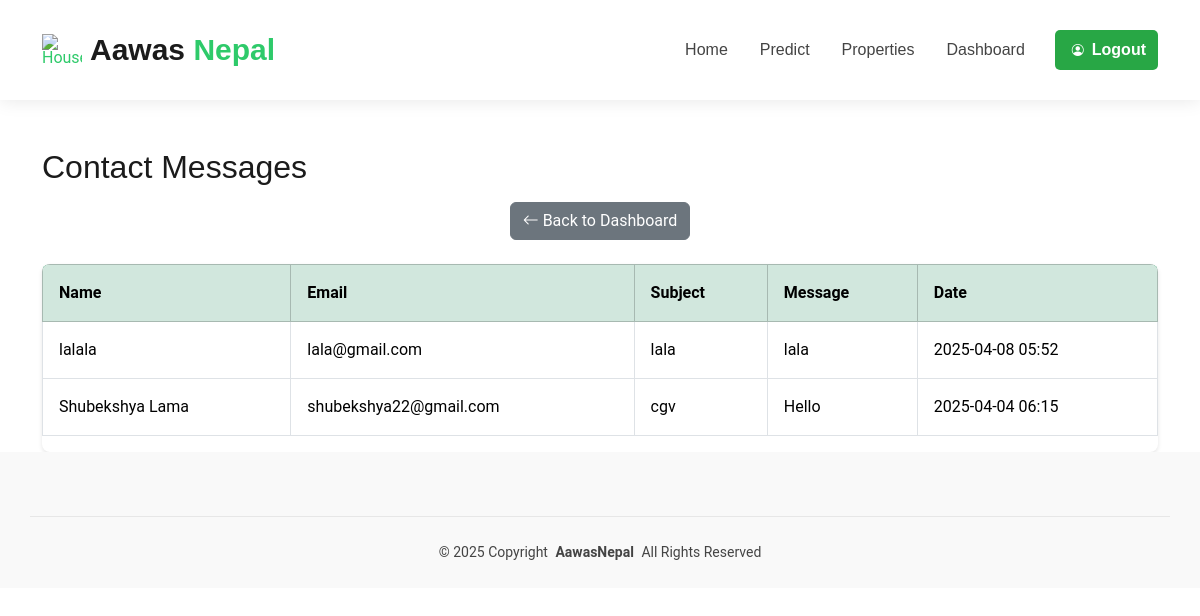
Screenshot of /dashboard/view-contact-messages/ (signed in) with the database file from the repository.
### house/models.py (models this page shows, shortened)
class ContactMessage(models.Model):
    name = models.CharField(max_length=255)
    email = models.EmailField()
    subject = models.CharField(max_length=255)
    message = models.TextField()
    created_at = models.DateTimeField(auto_now_add=True)

### house/views.py (the view)
# urls.py: path('dashboard/view-contact-messages/', view_contact_messages, name='view_contact_messages'),
@user_passes_test(lambda u: u.is_superuser)
def view_contact_messages(request):
    contact_messages = ContactMessage.objects.all().order_by('-created_at')
    return render(request, 'view_contact_messages.html', {'contact_messages': contact_messages})

### house/templates/view_contact_messages.html (shortened to what this page needs)
{% extends 'index.html' %}
{% block content %}
<div class="container mt-5" style="padding-top: 100px;">
  <h2 class="mb-3">Contact Messages</h2>
  <div class="text-center mb-4">
    <a href="{% url 'admin_dashboard' %}" class="btn btn-secondary">
      <i class="bi bi-arrow-left"></i> Back to Dashboard
    </a>
  </div>
  {% if contact_messages %}
  <div class="table-responsive" style="max-height: 70vh; overflow-y: auto;">
    <table class="table table-bordered table-hover">
      <thead class="table-success sticky-top">
        <tr>
          <th>Name</th>
          <th>Email</th>
          <th>Subject</th>
          <th>Message</th>
          <th>Date</th>
        </tr>
      </thead>
      <tbody>
        {% for msg in contact_messages %}
        <tr>
          <td>{{ msg.name }}</td>
          <td>{{ msg.email }}</td>
          <td>{{ msg.subject }}</td>
          <td style="max-width: 300px; overflow-wrap: break-word;">{{ msg.message }}</td>
          <td>{{ msg.created_at|date:'Y-m-d H:i' }}</td>
        </tr>
        {% endfor %}
      </tbody>
    </table>
  </div>
  {% else %}
  <p>No contact messages found.</p>
  {% endif %}
</div>
{% endblock %}

### static/assets/css/main.css (style rules this page uses)
:root { --default-font: "Roboto", system-ui, -apple-system, "Segoe UI", Roboto, "Helvetica Neue", Arial, "Noto Sans", "Liberation Sans", sans-serif, "Apple Color Emoji", "Segoe UI Emoji", "Segoe UI Symbol", "Noto Color Emoji"; --heading-font: "Raleway", sans-serif; --nav-font: "Poppins", sans-serif; }
:root { --background-color: #ffffff; --default-color: #444444; --heading-color: #1b1b1b; --accent-color: #2eca6a; --surface-color: #ffffff; --contrast-color: #ffffff; }
:root { --nav-color: #444444; --nav-hover-color: #000000; --nav-mobile-background-color: #ffffff; --nav-dropdown-background-color: #ffffff; --nav-dropdown-color: #444444; --nav-dropdown-hover-color: #2eca6a; }
:root { scroll-behavior: smooth; }
body { color: var(--default-color); background-color: var(--background-color); font-family: var(--default-font); }
a { color: var(--accent-color); text-decoration: none; transition: 0.3s; }
h1, h2, h3, h4, h5, h6 { color: var(--heading-color); font-family: var(--heading-font); }

### house/templates/view_contact_messages.html (style rules this page uses)
.table-responsive { border-radius: 8px; box-shadow: 0 2px 4px rgba(0, 0, 0, 0.1); }
.sticky-top { position: sticky; top: 0; z-index: 1; background-color: #198754; color: white; }
.table > :not(caption) > * > * { padding: 1rem; }
.table td { vertical-align: middle; }

### rows the page displays
ContactMessage: name "lalala", email "lala@gmail.com", subject "lala", message "lala", created_at "2025-04-08 05:52"
ContactMessage: name "Shubekshya Lama", email "shubekshya22@gmail.com", subject "cgv", message "Hello", created_at "2025-04-04 06:15"
